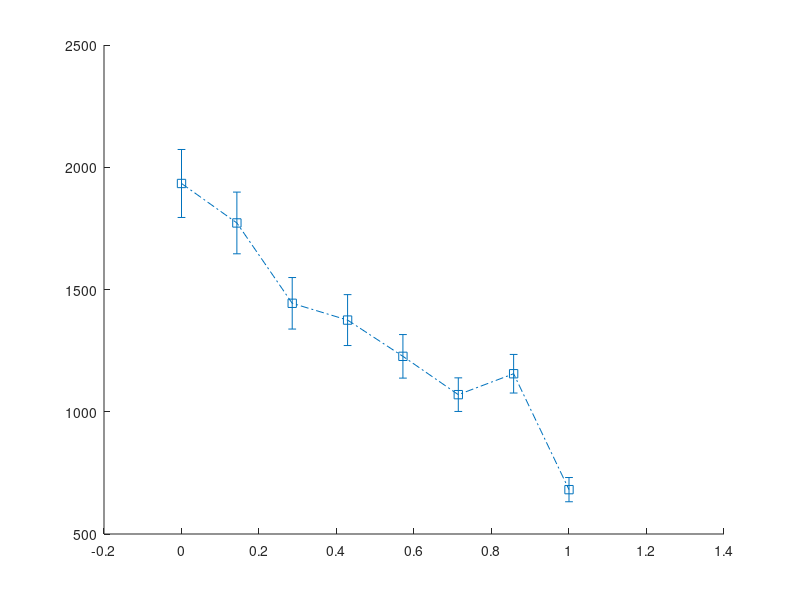

Reproduce this figure in MATLAB. (Note: this script raises an error after producing the figure.)
figure(); hold all;


colors_list = lines(7);

ratio = [0, 0.1429, 0.2857, 0.4286, 0.5714, 0.7143, 0.8571, 1.0];
t = [1933.645, 1772.21, 1443.585, 1374.935, 1226.66, 1069.96, 1155.52, 681.44];
error_t = [139.0318, 126.1837, 105.3513, 104.0944, 89.04468, 68.71419, 78.92554, 49.55671];
n_r = 7;
r = 0.5;
label = ['N_r = ' num2str(n_r) ', r = ' num2str(r)]; 
errorbar(ratio, t, error_t,'s-.','color',colors_list(n_r,:),'linewidth',2,'displayname',label);

%%
ratio = [0, 0.25, 0.5, 0.75, 1];
t = [1961.065, 1700.05, 1474.315, 1069.715, 582.675];
error_t = [131.98, 119.8835, 106.944, 62.29, 41.3566];
n_r = 4;
r = 0.5;
label = ['N_r = ' num2str(n_r) ', r = ' num2str(r)]; 
errorbar(ratio, t, error_t,'s-.','color',colors_list(n_r,:),'linewidth',2,'displayname',label);

%%
ratio = [0, 0.5, 1];
t = [1751.58, 1250.07, 592.91];
error_t = [117.57, 76.62, 41.58];
n_r = 2;
r = 0.5;
label = ['N_r = ' num2str(n_r) ', r = ' num2str(r)]; 
errorbar(ratio, t, error_t,'s-.','color',colors_list(n_r,:),'linewidth',2,'displayname',label);

%%
ratio = [0, 1];
t = [1659.99, 577.585];
error_t = [132.367, 37.82];
n_r = 1;
r = 0.5;
label = ['N_r = ' num2str(n_r) ', r = ' num2str(r)]; 
errorbar(ratio, t, error_t,'s-.','color',colors_list(n_r,:),'linewidth',2,'displayname',label);

%%

ratio = [0, 0.25, 0.5, 0.75, 1];
t = [3309.92, 2840.905, 2228.52, 1776.555, 1007.39];
error_t = [135.6044, 129.9645, 99.97926, 84.25126, 62.05427];
n_r = 4;
r = 1;
label = ['N_r = ' num2str(n_r) ', r = ' num2str(r)]; 
errorbar(ratio, t, error_t,'s--','color',colors_list(n_r,:),'linewidth',2,'displayname',label);

%%

ratio = [0, 0.25, 0.5, 0.75, 1];
t = [3309.92, 2840.905, 2228.52, 1776.555, 1007.39];
error_t = [135.6044, 129.9645, 99.97926, 84.25126, 62.05427];
n_r = 4;
r = 1;
label = ['N_r = ' num2str(n_r) ', r = ' num2str(r)]; 
errorbar(ratio, t, error_t,'s--','color',colors_list(n_r,:),'linewidth',2,'displayname',label);

%%

ratio = [0, 0.5, 1];
t = [3219.83, 2470.895, 910.135];
error_t = [154.3232, 109.5544, 59.0689];
n_r = 2;
r = 1;
label = ['N_r = ' num2str(n_r) ', r = ' num2str(r)]; 
errorbar(ratio, t, error_t,'s--','color',colors_list(n_r,:),'linewidth',2,'displayname',label);

%%

ratio = [0, 1];
t = [3275.1, 878.5];
error_t = [143.929, 55.8208];
n_r = 1;
label = ['N_r = ' num2str(n_r) ', r = ' num2str(r)]; 
errorbar(ratio, t, error_t,'s--','color',colors_list(n_r,:),'linewidth',2,'displayname',label);

%%

title('Time for Losing Production')
xlabel('#Resistant Strains/Total Strains')
ylabel('Time for Losing Production')
legend('Location','best')
box on;
grid on